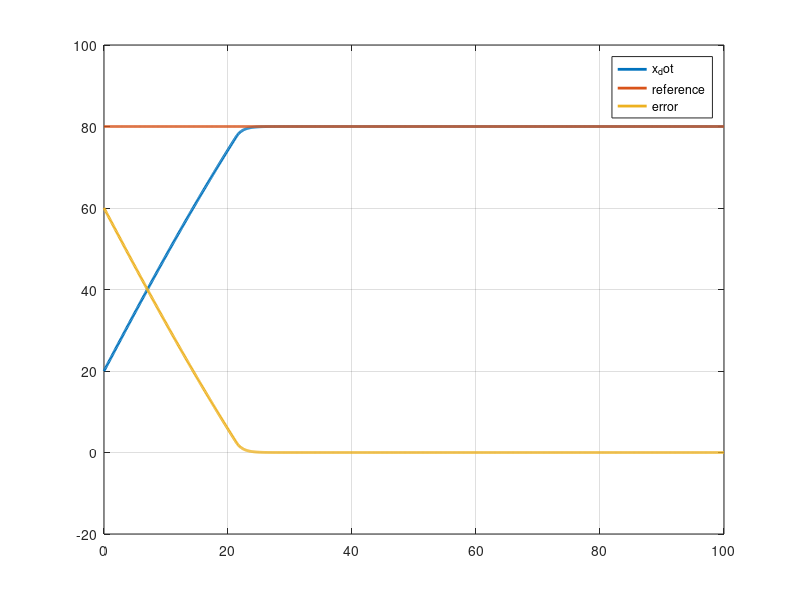
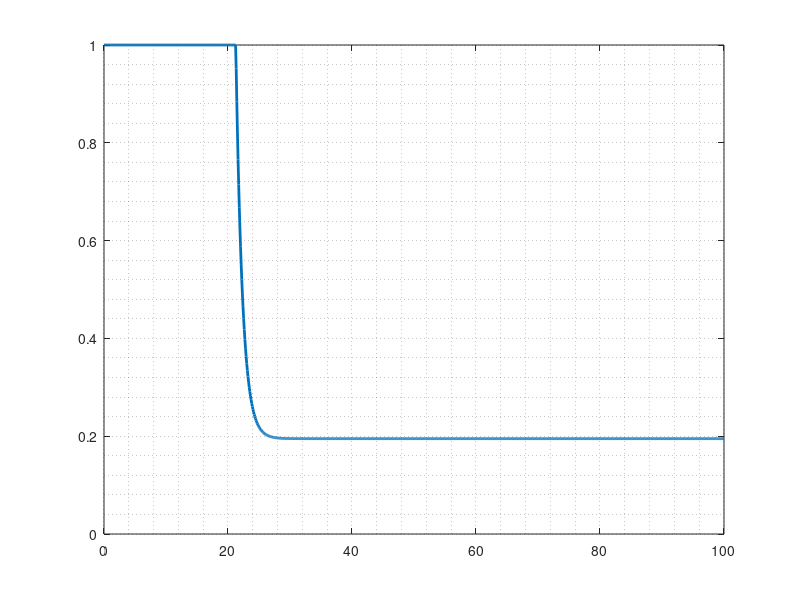

MATLAB code to generate these figures, in order:

delta_t = 0.1;
x_dot_ref = 80;
x_dot0 = 20;
m = 2050;
g=9.81; 
mu = 0.3;
rho = 1.225;
S = 1;
Cd = 0.3;
kd = 1/2*rho*S*Cd;

t_end = 100;
N = t_end/delta_t;
t = linspace(0,t_end,N);

error = zeros(1,N);
beta = zeros(1,N);
x_dot = zeros(1,N+1);
x_dot(1)= x_dot0;
Kp = 0.3;
Ki = 0.00003;
error_integral = 0;
for i=1:N
   error(i) = x_dot_ref-x_dot(i);
   error_integral = error_integral+error(i);
   beta(i) = Kp*error(i)+Ki*error_integral;
   beta(i) = max( min(beta(i),1),-1);
   x_dot(i+1) = x_dot(i)+delta_t*(mu*g*beta(i)-kd/m*(x_dot(i))^2);
end

figure(1)
plot(t,x_dot(1:end-1),'LineWidth',2)
hold on
plot(t,x_dot_ref*ones(1,N),'LineWidth',2)
hold on
plot(t,error,'LineWidth',2)
legend('x_dot','reference','error')
grid on
figure(2),
plot(t,beta,'LineWidth',2)
grid minor